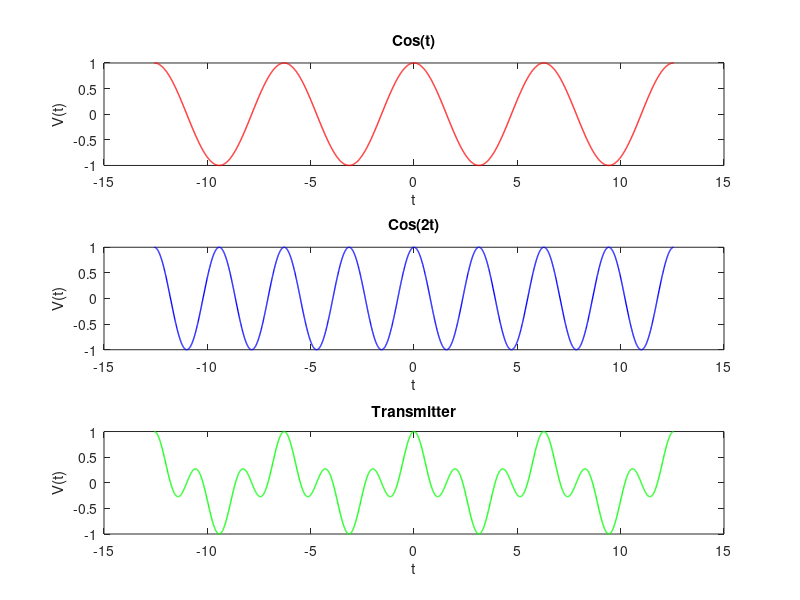

Source code (MATLAB): (Note: this script raises an error after producing the figure.)
%EE 2170 Signals & Systems

clear;
clc;
close all;

t = (-4*pi):0.01:(4*pi);
y_1 = cos(t); 
y_2 = cos(t.*2);
y_3 = y_1 .* y_2;

figure; 
hold on;

subplot(3,1,1);
plot(t,y_1, 'r', 'LineWidth', 1);
xlabel('t');
ylabel('V(t)');
title('Cos(t)');

subplot(3,1,2);
plot(t,y_2, 'b', 'LineWidth', 1);
xlabel('t');
ylabel('V(t)');
title('Cos(2t)');

subplot(3,1,3);
plot(t,y_3, 'g', 'LineWidth', 1);
xlabel('t');
ylabel('V(t)');
title('Transmitter');

hold off;

figure;
filename = 'RecordedVoice.wav';
[y,freq] = audioread(filename);
% sound(y, freq);
t = 0:1/freq:(length(y) - 1)/freq;
plot(t,y);